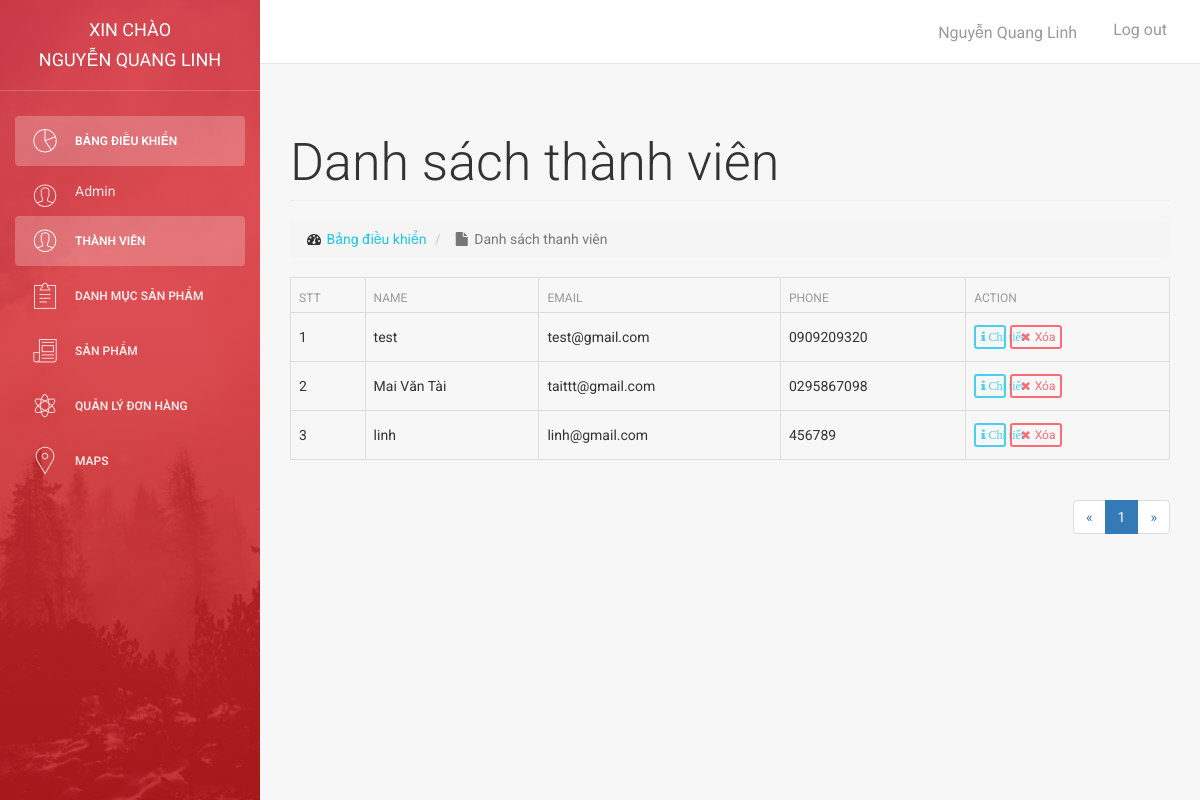
The app's page /admin/modules/user/index.php (signed in) with its own data.
### tables this page shows
CREATE TABLE `users` (
  `id` int(11) NOT NULL,
  `name` varchar(100) DEFAULT NULL,
  `email` varchar(100) DEFAULT NULL,
  `phone` char(15) DEFAULT NULL,
  `address` varchar(100) DEFAULT NULL,
  `password` varchar(50) DEFAULT NULL,
  `status` tinyint(4) DEFAULT 1,
  `created_at` timestamp NULL DEFAULT NULL,
  `updated_at` timestamp NULL DEFAULT NULL ON UPDATE current_timestamp()
);

### libraries/Database.php (called while the page is built, shortened)
<?php
    class Database
    {
        public $link;
        public function __construct()
        {
            $this->link = mysqli_connect("localhost","root","","koi") or die ();
            mysqli_set_charset($this->link,"utf8");
        }
        public function countTable($table)
        {
            $sql = "SELECT id FROM  {$table}";
            $result = mysqli_query($this->link, $sql) or die("Lỗi Truy Vấn countTable----" .mysqli_error($this->link));
            $num = mysqli_num_rows($result);
            return $num;
        }
         public  function fetchJone($table,$sql ,$page = 0,$row ,$pagi = false )
        {
            $data = [];
            if ($pagi == true )
            {
                $total = $this->countTable($table);
                $sotrang = ceil($total / $row);
                $start = ($page - 1 ) * $row ;
                $sql .= " LIMIT $start,$row";
                $data = [ "page" => $sotrang];
                $result = mysqli_query($this->link,$sql) or die("Lỗi truy vấn fetchJone ---- " .mysqli_error($this->link));
            }
            else
            {
                $result = mysqli_query($this->link,$sql) or die("Lỗi truy vấn fetchJone ---- " .mysqli_error($this->link));
            }
            if( $result)
            {
                while ($num = mysqli_fetch_assoc($result))
                {
                    $data[] = $num;
                }
            }
            return $data;
        }
    }
?>

### admin/autoload/autoload.php (called while the page is built, shortened)
<?php
	require_once __DIR__. "/../../libraries/Database.php";
    $db = new Database ;
?>

### admin/modules/user/index.php (the view, shortened to what this page needs)
<?php
    require_once __DIR__. "/../../autoload/autoload.php";
    if (isset($_GET['page']))
    {
        $p=$_GET['page'];
    }
    else
    {
        $p=1;
    }
    $sql = "SELECT users.* FROM users ORDER BY ID DESC";
    $users = $db->fetchJone('users',$sql,$p,5,true);
    if(isset($users['page']))
    {
        $sotrang = $users['page'];
        unset($users['page']);
    }
?>
<?php require_once __DIR__. "/../../layouts/header.php"; ?>
    <div class="row">
        <div class="col-lg-12">
            <h1 class="page-header">
                Danh sách thành viên
            </h1>
            <ol class="breadcrumb">
                <li>
                    <i class="fa fa-dashboard"></i>
                    <a href="index.html">Bảng điều khiển</a>
                </li>
                <li class="active">
                    <i class="fa fa-file">
                    </i> Danh sách thanh viên
                </li>
            </ol>
        </div>
    </div>
    <div class="row">
        <div class="col-md-12">
            <div class="table-responsive">
                <table class="table table-bordered table-hover">
                    <thead>
                        <tr>
                            <th>STT</th>
                            <th>Name</th>
                            <th>Email</th>
                            <th>Phone</th>
                            <th>Action</th>
                        </tr>
                    </thead>
                    <tbody>
                        <?php $stt=1; foreach ($users as $item) :?>
                            <tr>
                                <td><?php echo $stt ?></td>
                                <td><?php echo $item['name'] ?></td>
                                <td><?php echo $item['email'] ?></td>
                                <td><?php echo $item['phone'] ?></td>
                                <td>
                                    <a class="btn btn-xs btn-info" href="detail.php?id=<?php echo $item['id'] ?>">
                                        <i class="fa fa-info" > Chi tiết</i>
                                    </a>
                                    <a class="btn btn-xs btn-danger" href="delete.php?id=<?php echo $item['id'] ?>">
                                        <i class="fa fa-times"></i>Xóa
                                    </a>
                                </td>
                            </tr>
                        <?php $stt++; endforeach ?>
                    </tbody>
                </table>
            <div class="pull-right">
                    <nav aria-label="Page navigation example">
                        <ul class="pagination">
                            <li class="page-item">
                                <a class="page-link" href="#" aria-label="Previous">
                                <span aria-hidden="true">&laquo;</span>
                                </a>
                            </li>
                            <?php for($i =1; $i <= $sotrang; $i++): ?>
                                <?php
                                if(isset($_GET['page']))
                                {
                                    $p = $_GET['page'];
                                }
                                else
                                {
                                    $p =1;
                                }
                                ?>
                                <li class="<?php echo ($i == $p) ? 'active' : '' ?>">
                                    <a href="?page=<?php echo $i ;?>"><?php echo $i; ?></a>
                                </li>
                            <?php endfor; ?>
                            <li>
                                <a class="page-link" href="#" aria-label="Next">
                                    <span aria-hidden="true">&raquo;</span>
                                </a>
                            </li>
                        </ul>
                    </nav>
                </div>
            </div>
        </div>
    </div>
  <?php require_once __DIR__. "/../../layouts/footer.php"; ?>

### records on screen
users: name "test", email "test@gmail.com", phone "0909209320"
users: name "Mai Văn Tài", email "taittt@gmail.com", phone "0295867098"
users: name "linh", email "linh@gmail.com", phone "456789"

### other values on screen
$_SESSION['admin_name'] "NGUYỄN QUANG LINH"
$_SESSION['admin_name'] "Nguyễn Quang Linh"
